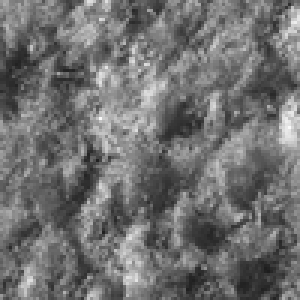
#> input picture 1.bmp, 100 x 100 px (shown 3 times larger)
$ python main.py
#> lines starting #> are read from the running program, lines starting #| are printed output that depends on the picture
import matplotlib.image as img
import numpy as np
import sys
import matplotlib.pyplot as plt
from matplotlib.widgets import Button
from tkinter.filedialog import askopenfilename
from tkinter import *
from functools import partial
import matplotlib.colors as col


# [83 lines left out: functions binaryMatrix, matrixImage, tableNeighbor, sk, etalonVector, not called in this run]

def vector(binary, evmat):
    for k in range(len(binary)):
        ev = 0
        for i in range(len(binary[k])):
            if (binary[i][k] == 1):
                ev +=1
        if (ev>50):
            evmat.append(1)
        else:
            evmat.append(0)


def main (image, image_2):
#> called with image = '1.bmp', image_2 = '2.bmp'
    image = img.imread(image)
#> image is the input picture: shape (100, 100); min 29, max 250, mean 111.8
    matrix = np.array(image)

    image_2 = img.imread(image_2)
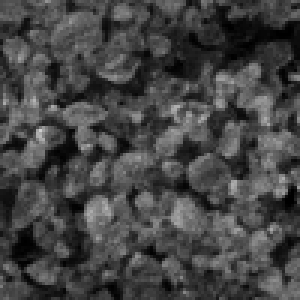
#> input picture 2.bmp, 100 x 100 px (shown 3 times larger)
#> image_2 is the input picture: shape (100, 100); min 0, max 207, mean 68.3
    matrix2 = np.array(image_2)

    np.set_printoptions(threshold=sys.maxsize)

    avg_matrix = []
    for k in range(len(matrix)):
        j=0
        for i in range(len(matrix[0])):
            j += matrix[i][k]

        avg_matrix.append(round(j/100))
#> this loop made 100 passes
#> after the loop, avg_matrix = 100 values, max 144 at index 99, min 88 at index 87, mean 111.8

    plus_delta_matrix = []
    minus_delta_matrix = []

    for i in range(len(avg_matrix)):
        plus = avg_matrix[i]+40
        minus = avg_matrix[i]-40

        plus_delta_matrix.append(plus)
        minus_delta_matrix.append(minus)
#> this loop made 100 passes
#> (plus, minus) on passes 1 to 12: (150, 70), (146, 66), (149, 69), (145, 65), (143, 63), (143, 63), (144, 64), (148, 68), (154, 74), (155, 75), (156, 76), (152, 72)
#> after the loop, minus_delta_matrix = 100 values, max 104 at index 99, min 48 at index 87, mean 71.83; plus_delta_matrix = 100 values, max 184 at index 99, min 128 at index 87, mean 151.8


    binary_matrix = []
    ev_mat = []

    for k in range(len(matrix)):
        ev = 0
        sub_binary_matrix = []
        for i in range(len(matrix[k])):
            if (plus_delta_matrix[i]>=matrix[k][i]>=minus_delta_matrix[i]):
                sub_binary_matrix.append(1)
                ev +=1
            else:
                sub_binary_matrix.append(0)
        binary_matrix.append(sub_binary_matrix)
#> after the loop, binary_matrix = 100 items

    binary_matrix_2 = []
    ev_mat_2 = []

    for k in range(len(matrix2)):
        ev = 0
        sub_binary_matrix = []
        for i in range(len(matrix2[k])):
            if (plus_delta_matrix[i]>=matrix2[k][i]>=minus_delta_matrix[i]):
                sub_binary_matrix.append(1)
                ev +=1
            else:
                sub_binary_matrix.append(0)
        binary_matrix_2.append(sub_binary_matrix)
#> after the loop, binary_matrix_2 = 100 items


    vector(binary_matrix, ev_mat)
#> the loop in vector, `for k in range(len(binary)):` made 100 passes
#> after the loop in vector, `for k in range(len(binary)):`: evmat = 100 values from 1 to 1
    vector(binary_matrix_2, ev_mat_2)
#> the loop in vector (call 2), `for k in range(len(binary)):` made 100 passes


    show_ev_1 = []
    show_ev_2 = []
    for i in range(15):
        show_ev_1.append(ev_mat)
        show_ev_2.append(ev_mat_2)

    fig = plt.figure()

    ax = fig.add_subplot(2,3,1)
    m = ax.imshow(image, cmap='gray')
    fig.colorbar(m, ax=ax,shrink = 0.5)
    ax.set_title('Оригинал')

    ax = fig.add_subplot(2,3,4)
    m2 = ax.imshow(image_2, cmap='gray')
    fig.colorbar(m2, ax=ax,shrink = 0.5)
    ax.set_title('Оригинал 2')

    ax = fig.add_subplot(2,3,2)
    m3 = ax.imshow(binary_matrix,cmap='binary')
    fig.colorbar(m3, ax=ax, shrink = 0.5)
    ax.set_title('Бинарная матрица')

    ax = fig.add_subplot(2,3,5)
    m4 = ax.imshow(binary_matrix_2,cmap='binary')
    fig.colorbar(m4, ax=ax, shrink = 0.5)
    ax.set_title('Бинарная матрица 2')


    ax = fig.add_subplot(2,3,3)
    m5 = ax.imshow(show_ev_1,cmap='gray')
    ax.set_title('Эталонный вектор')
    ax.set_yticklabels([])
    plt.yticks([])

    ax = fig.add_subplot(2,3,6)
    m6= ax.imshow(show_ev_2,cmap='binary')
    ax.set_title('Эталонный вектор 2')
    ax.set_yticklabels([])
    # [7 lines left out: function sk, not called in this run]
    plt.yticks([])


    B = Button(text ="Binary matrix 1", command = partial(binaryMatrix, binary_matrix))
    B2 = Button(text ="Binary matrix 2", command = partial(binaryMatrix, binary_matrix_2))
    B3 = Button(text ="Matrix 1", command = partial(matrixImage, matrix))
    B4 = Button(text ="Matrix 2", command = partial(matrixImage, matrix2))
    B5 = Button(text ="Neighbor", command = partial(tableNeighbor, ev_mat, ev_mat_2, binary_matrix,binary_matrix_2))
    B6 = Button(text ="EV 1", command = partial(etalonVector, ev_mat))
    B7 = Button(text ="EV 2", command = partial(etalonVector, ev_mat_2))

    B3.pack(side=LEFT)
    B.pack(side=LEFT)
    B4.pack(side=LEFT)
    B2.pack(side=LEFT)
    B6.pack(side=LEFT)
    B7.pack(side=LEFT)
    B5.pack(side=LEFT)


    # label2 = Text(bg='white', fg='black')
    # label2.insert(END, binary_matrix_3)
    # label2.place(relx=.5, rely=.5, height= 200)

    plt.draw()


if __name__ == '__main__':

    main('1.bmp', '2.bmp')

    plt.show()
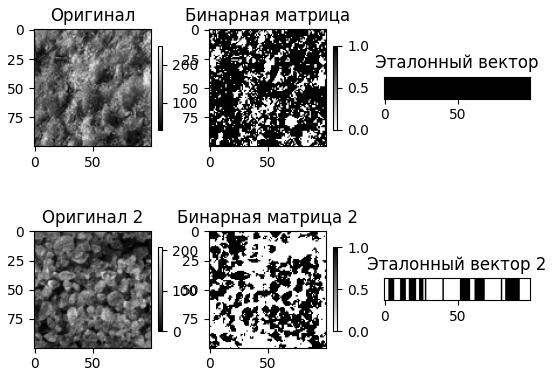
#> figure drawn by matplotlib, 10 panels
